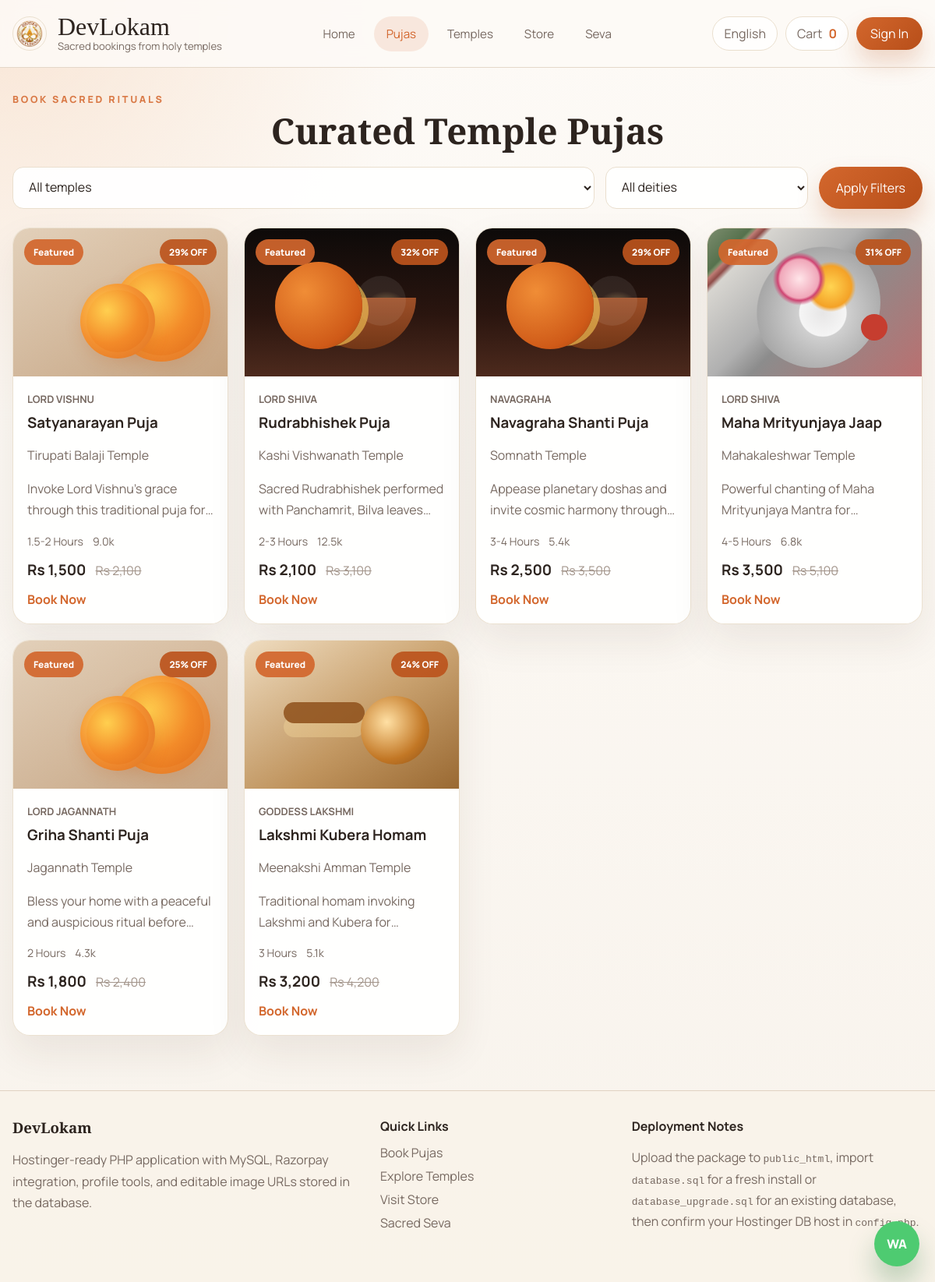
Page /pujas on the committed database.
### tables this page shows
CREATE TABLE IF NOT EXISTS pujas (
    id INT UNSIGNED AUTO_INCREMENT PRIMARY KEY,
    temple_id INT UNSIGNED NOT NULL,
    name VARCHAR(180) NOT NULL,
    slug VARCHAR(180) NOT NULL UNIQUE,
    deity VARCHAR(120) NOT NULL,
    duration_label VARCHAR(80) DEFAULT NULL,
    devotees_count INT NOT NULL DEFAULT 0,
    description TEXT,
    price DECIMAL(10,2) NOT NULL DEFAULT 0,
    original_price DECIMAL(10,2) NOT NULL DEFAULT 0,
    is_featured TINYINT(1) NOT NULL DEFAULT 0,
    discount_label VARCHAR(40) DEFAULT NULL,
    image_theme VARCHAR(80) NOT NULL DEFAULT 'theme-marigold',
    image_url VARCHAR(255) DEFAULT NULL,
    benefits_json JSON DEFAULT NULL,
    CONSTRAINT fk_pujas_temple FOREIGN KEY (temple_id) REFERENCES temples(id) ON DELETE CASCADE
);

CREATE TABLE IF NOT EXISTS temples (
    id INT UNSIGNED AUTO_INCREMENT PRIMARY KEY,
    name VARCHAR(180) NOT NULL,
    slug VARCHAR(180) NOT NULL UNIQUE,
    deity_primary VARCHAR(120) NOT NULL,
    deity_secondary VARCHAR(120) DEFAULT NULL,
    city VARCHAR(120) NOT NULL,
    state VARCHAR(120) NOT NULL,
    region_label VARCHAR(150) DEFAULT NULL,
    opening_hours VARCHAR(120) DEFAULT NULL,
    about_text TEXT,
    significance_text TEXT,
    image_theme VARCHAR(80) NOT NULL DEFAULT 'theme-temple-stone',
    image_url VARCHAR(255) DEFAULT NULL
);

### index.php (called while the page is built, shortened)
<?php
require __DIR__ . '/includes/bootstrap.php';
require __DIR__ . '/includes/views.php';
$route = app_route();
render_app($route);

### includes/bootstrap.php (called while the page is built, shortened)
<?php
function env_value(string $key, ?string $default = null): ?string
{
    $value = getenv($key);
    return $value === false ? $default : $value;
}
$configPath = __DIR__ . '/../config.php';
$sampleConfigPath = __DIR__ . '/../config.sample.php';
$appConfig = file_exists($configPath) ? require $configPath : require $sampleConfigPath;
function app_config(?string $key = null, mixed $default = null): mixed
{
    global $appConfig;
    return $appConfig[$key] ?? $default;
}
function app_url(string $path = ''): string
{
    $basePath = trim((string) app_config('base_path', ''), '/');
    $prefix = $basePath === '' ? '' : '/' . $basePath;
    $path = ltrim($path, '/');
    if ($path === '') {
        return $prefix === '' ? '/' : $prefix . '/';
    }
    return $prefix . '/' . $path;
}
function h(?string $value): string
{
    return htmlspecialchars((string) $value, ENT_QUOTES, 'UTF-8');
}
function money(float|int|string $value): string
{
    return 'Rs ' . number_format((float) $value, 0);
}
function db(): ?PDO
{
    static $pdo = false;
    if ($pdo !== false) {
        return $pdo;
    }
    $host = (string) app_config('db_host', '');
    $port = (string) app_config('db_port', '3306');
    $name = (string) app_config('db_name', '');
    $user = (string) app_config('db_user', '');
    $pass = (string) app_config('db_pass', '');
    try {
        $pdo = new PDO(
            "mysql:host={$host};port={$port};dbname={$name};charset=utf8mb4",
            $user,
            $pass,
            [
                PDO::ATTR_ERRMODE => PDO::ERRMODE_EXCEPTION,
                PDO::ATTR_DEFAULT_FETCH_MODE => PDO::FETCH_ASSOC,
            ]
        );
    } catch (Throwable $exception) {
        $pdo = null;
    }
    return $pdo;
}
function fetch_all(string $sql, array $params = []): array
{
    $pdo = db();
    $statement = $pdo->prepare($sql);
    $statement->execute($params);
    return $statement->fetchAll();
}
function all_pujas(array $filters = []): array
{
    $sql = 'SELECT p.*, t.name AS temple_name, t.city, t.state FROM pujas p LEFT JOIN temples t ON t.id = p.temple_id WHERE 1 = 1';
    $params = [];
    $sql .= ' ORDER BY p.is_featured DESC, p.price ASC';
    return fetch_all($sql, $params);
}

### config.php (called while the page is built, shortened)
<?php
return [
    'app_name' => 'DevLokam',
    'base_path' => env_value('APP_BASE_PATH', ''),
    'db_host' => env_value('DB_HOST', 'localhost'),
    'db_port' => env_value('DB_PORT', '3306'),
    'db_name' => env_value('DB_NAME', 'devlokam'),
    'db_user' => env_value('DB_USER', 'root'),
    'db_pass' => env_value('DB_PASS', ''),
];

### includes/views.php (the view, shortened to what this page needs)
<?php
function theme_class(?string $theme): string
{
    $allowed = [
        'theme-diya',
        'theme-marigold',
        'theme-plate',
        'theme-temple-stone',
        'theme-temple-gold',
        'theme-sandalwood',
    ];
    return in_array($theme, $allowed, true) ? $theme : 'theme-marigold';
}
function active_nav(string $key, string $current): string
{
    return $key === $current ? 'nav-link is-active' : 'nav-link';
}
function media_style(?string $imageUrl): string
{
    if (!$imageUrl) {
        return '';
    }
    return ' style="background-image:url(\'' . h($imageUrl) . '\')"';
}
function media_classes(string $baseClass, ?string $theme, ?string $imageUrl): string
{
    $classes = [$baseClass, theme_class($theme)];
    return implode(' ', $classes);
}
function render_app(array $route): void
{
    $page = $route['page'];
    $user = current_user();
    $cartCount = cart_count();
    ?>
    <!DOCTYPE html>
    <html lang="en">
    <head>
        <link rel="stylesheet" href="<?= h(app_url('assets/css/app.css')) ?>">
    </head>
    <body>
    <div class="page-shell">
        <?php render_header($page, $user, $cartCount); ?>
        <main class="container">
            <?php
            switch ($page) {
                case 'pujas':
                    render_pujas();
                    break;
            }
            ?>
        </main>
        <?php render_footer(); ?>
        <a class="whatsapp-float" href="https://wa.me/919999999999" target="_blank" rel="noreferrer">WA</a>
    </div>
    </body>
    </html>
    <?php
}
function render_header(string $page, ?array $user, int $cartCount): void
{
    ?>
    <header class="site-header">
        <div class="container header-inner">
            <a class="brand" href="<?= h(app_url()) ?>">
                <img src="<?= h(app_url('assets/logo.png')) ?>" alt="Devlokam logo">
                <div>
                    <span class="brand-title">DevLokam</span>
                    <span class="brand-tag">Sacred bookings from holy temples</span>
                </div>
            </a>
            <nav class="main-nav">
                <a class="<?= h(active_nav('home', $page)) ?>" href="<?= h(app_url()) ?>">Home</a>
                <a class="<?= h(active_nav('pujas', $page)) ?>" href="<?= h(app_url('pujas')) ?>">Pujas</a>
                <a class="<?= h(active_nav('temples', $page)) ?>" href="<?= h(app_url('temples')) ?>">Temples</a>
                <a class="<?= h(active_nav('store', $page)) ?>" href="<?= h(app_url('store')) ?>">Store</a>
                <a class="<?= h(active_nav('seva', $page)) ?>" href="<?= h(app_url('services')) ?>">Seva</a>
            </nav>
            <div class="header-actions">
                <span class="pill subtle-pill">English</span>
                <a class="cart-pill" href="<?= h(app_url('cart')) ?>">Cart <strong><?= $cartCount ?></strong></a>
                <?php if ($user): ?>
                    <details class="user-menu">
                        <summary class="user-trigger">
                            <span class="avatar-mini"><?= h(strtoupper(substr((string) $user['full_name'], 0, 1))) ?></span>
                            <span><?= h($user['full_name']) ?></span>
                        </summary>
                        <div class="user-menu-panel">
                            <a href="<?= h(app_url('profile')) ?>">Profile</a>
                            <a href="<?= h(app_url('order-status')) ?>">Order Status</a>
                            <form method="post" action="<?= h(app_url()) ?>" class="menu-form">
                                <input type="hidden" name="_token" value="<?= h(csrf_token()) ?>">
                                <input type="hidden" name="action" value="logout">
                                <input type="hidden" name="redirect" value="<?= h(app_url()) ?>">
                                <button type="submit">Log Out</button>
                            </form>
                        </div>
                    </details>
                <?php else: ?>
                    <a class="btn btn-primary small-btn" href="<?= h(app_url('signin')) ?>">Sign In</a>
                <?php endif; ?>
            </div>
        </div>
    </header>
    <?php
}
function render_footer(): void
{
    ?>
    <footer class="site-footer">
        <div class="container footer-grid">
            <div>
                <h3>DevLokam</h3>
                <p>Hostinger-ready PHP application with MySQL, Razorpay integration, profile tools, and editable image URLs stored in the database.</p>
            </div>
            <div>
                <h4>Quick Links</h4>
                <a href="<?= h(app_url('pujas')) ?>">Book Pujas</a>
                <a href="<?= h(app_url('temples')) ?>">Explore Temples</a>
                <a href="<?= h(app_url('store')) ?>">Visit Store</a>
                <a href="<?= h(app_url('services')) ?>">Sacred Seva</a>
            </div>
            <div>
                <h4>Deployment Notes</h4>
                <p>Upload the package to <code>public_html</code>, import <code>database.sql</code> for a fresh install or <code>database_upgrade.sql</code> for an existing database, then confirm your Hostinger DB host in <code>config.php</code>.</p>
            </div>
        </div>
    </footer>
    <?php
}
    ?>
    <?php
function render_pujas(): void
{
    $selectedTemple = is_string($_GET['temple'] ?? null) ? $_GET['temple'] : '';
    $selectedDeity = is_string($_GET['deity'] ?? null) ? $_GET['deity'] : '';
    $pujas = all_pujas(['temple' => $selectedTemple, 'deity' => $selectedDeity]);
    ?>
    <section class="section-block compact-top">
        <span class="eyebrow">Book Sacred Rituals</span>
        <h1 class="page-title">Curated Temple Pujas</h1>
        <form class="filter-bar" method="get" action="<?= h(app_url('pujas')) ?>">
            <select name="temple">
                <option value="">All temples</option>
            </select>
            <select name="deity">
                <option value="">All deities</option>
            </select>
            <button class="btn btn-primary" type="submit">Apply Filters</button>
        </form>
        <div class="card-grid four-col">
            <?php foreach ($pujas as $puja): ?>
                <article class="card product-card">
                    <div class="<?= h(media_classes('card-media', $puja['image_theme'] ?? null, $puja['image_url'] ?? null)) ?>"<?= media_style($puja['image_url'] ?? null) ?>>
                        <span class="badge">Featured</span>
                        <span class="discount-badge"><?= h((string) $puja['discount_label']) ?></span>
                    </div>
                    <div class="card-body">
                        <p class="card-kicker"><?= h($puja['deity']) ?></p>
                        <h3><?= h($puja['name']) ?></h3>
                        <p class="muted-text"><?= h($puja['temple_name']) ?></p>
                        <p class="line-clamp-2"><?= h($puja['description']) ?></p>
                        <div class="meta-row">
                            <span><?= h($puja['duration_label']) ?></span>
                            <span><?= h(number_format((int) $puja['devotees_count'] / 1000, 1)) ?>k</span>
                        </div>
                        <div class="price-row">
                            <strong><?= h(money($puja['price'])) ?></strong>
                            <span><?= h(money($puja['original_price'])) ?></span>
                        </div>
                        <a class="text-link" href="<?= h(app_url('puja/' . $puja['slug'])) ?>">Book Now</a>
                    </div>
                </article>
            <?php endforeach; ?>
        </div>
    </section>
    <?php
}
    ?>

### rows in the picture
pujas: discount_label "29% OFF", deity "LORD VISHNU", name "Satyanarayan Puja", temple.name "Tirupati Balaji Temple", description "Invoke Lord Vishnu's grace through this traditional puja…", duration_label "1.5-2 Hours", (int)$puja['devotees_count']/1000 "9.0", price "Rs 1,500", original_price "Rs 2,100"
pujas: discount_label "32% OFF", deity "LORD SHIVA", name "Rudrabhishek Puja", temple.name "Kashi Vishwanath Temple", description "Sacred Rudrabhishek performed with Panchamrit, Bilva…", duration_label "2-3 Hours", (int)$puja['devotees_count']/1000 "12.5", price "Rs 2,100", original_price "Rs 3,100"
pujas: discount_label "29% OFF", deity "NAVAGRAHA", name "Navagraha Shanti Puja", temple.name "Somnath Temple", description "Appease planetary doshas and invite cosmic harmony through…", duration_label "3-4 Hours", (int)$puja['devotees_count']/1000 "5.4", price "Rs 2,500", original_price "Rs 3,500"
pujas: discount_label "31% OFF", deity "LORD SHIVA", name "Maha Mrityunjaya Jaap", temple.name "Mahakaleshwar Temple", description "Powerful chanting of Maha Mrityunjaya Mantra…", duration_label "4-5 Hours", (int)$puja['devotees_count']/1000 "6.8", price "Rs 3,500", original_price "Rs 5,100"
pujas: discount_label "25% OFF", deity "LORD JAGANNATH", name "Griha Shanti Puja", temple.name "Jagannath Temple", description "Bless your home with a peaceful and auspicious ritual…", duration_label "2 Hours", (int)$puja['devotees_count']/1000 "4.3", price "Rs 1,800", original_price "Rs 2,400"
pujas: discount_label "24% OFF", deity "GODDESS LAKSHMI", name "Lakshmi Kubera Homam", temple.name "Meenakshi Amman Temple", description "Traditional homam invoking Lakshmi and Kubera…", duration_label "3 Hours", (int)$puja['devotees_count']/1000 "5.1", price "Rs 3,200", original_price "Rs 4,200"

### other values in the picture
$cartCount "0"
